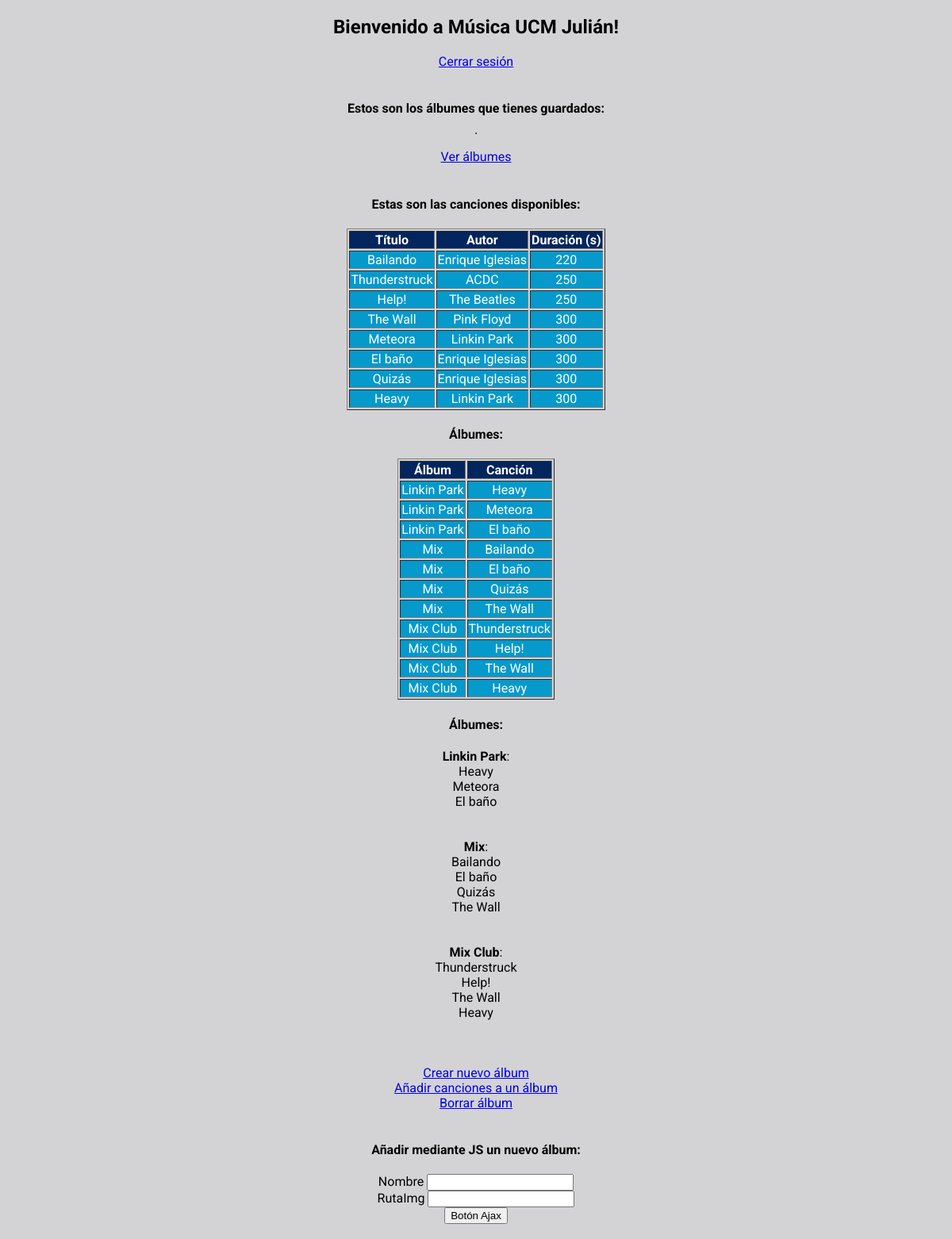
/music.php (signed in), run on the app's committed database.
### tables this page shows
CREATE TABLE `usuarios` (
  `ID` int(11) NOT NULL,
  `Nombre` varchar(30) NOT NULL,
  `Contraseña` int(11) NOT NULL
);

CREATE TABLE `canciones` (
  `ID` int(11) NOT NULL,
  `Título` varchar(30) NOT NULL,
  `Autor` varchar(30) NOT NULL,
  `Duración` int(11) NOT NULL
);

CREATE TABLE `aux` (
  `ID` int(11) NOT NULL,
  `canción` int(11) NOT NULL,
  `lreprod` int(11) NOT NULL
);

CREATE TABLE `lreprod` (
  `ID` int(11) NOT NULL,
  `UserID` int(11) NOT NULL,
  `Nombre` varchar(30) NOT NULL,
  `RutaImg` varchar(50) NOT NULL
);

### music.php (the view, shortened to what this page needs)
<?php
  require 'db.php';
  if (isset($_SESSION['user_id'])) {
    $records = $conn->prepare('SELECT ID, Nombre, Contraseña FROM usuarios WHERE ID = :id');
    $records->bindParam(':id', $_SESSION['user_id']);
    $records->execute();
    $users = $records->fetch(PDO::FETCH_ASSOC);
    $records = $conn->prepare('SELECT ID, Título, Autor, Duración FROM canciones');
    $records->bindParam(':id', $_SESSION['user_id']);
    $records->execute();
    $songs = $records->fetchAll(PDO::FETCH_ASSOC);
    $user = null;
    if (count($users) > 0) {
      $user = $users;
    }
  }
?>
<!DOCTYPE html>
<html>
  <head>
    <link rel="stylesheet" href="assets/css/web.css">
  </head>
  <body>
    <?php if(!empty($user)): ?>
      <h2> Bienvenido a Música UCM <?= $user['Nombre']; ?>!</h2>
      <a href="logout.php"> Cerrar sesión </a><br>
      <br><h4> Estos son los álbumes que tienes guardados: </h4>
      <table id = "tabla" border="1">
        </table>
        <br><a href="/Examen AW/alb.php">Ver álbumes</a><br>
        <br><h4> Estas son las canciones disponibles: </h4>
        <table id = "tabla" border="1">
          <tr>
            <td id = "tab"><b>Título</b></td>
            <td id = "tab"><b>Autor</b></td>
            <td id = "tab"><b> Duración (s) </b></td>
          </tr>
        <?php
          foreach ($songs as $song) {
        ?>
        <tr>
          <td><?php echo $song['Título']?></td>
          <td><?php echo $song['Autor']?></td>
          <td><?php echo $song['Duración']?></td>
        </tr>
        <?php
          }
        ?>
      </table>
        <h4> Álbumes: </h4>
        <table id = "tabla" border="1">
          <tr>
            <td id = "tab"><b>Álbum</b></td>
            <td id = "tab"><b>Canción</b></td>
          </tr>
        <?php
          for($i = 1; $i <= 1000; $i++){
            $albumes = "SELECT Song.ID, Song.Título,
                               Album.ID, Album.Nombre, Album.RutaImg,
                               Aux.canción, Aux.lreprod
                        FROM canciones Song
                        INNER JOIN aux Aux ON Song.ID = Aux.canción
                        INNER JOIN lreprod Album ON Album.ID = Aux.lreprod
                        WHERE Album.ID = $i";
            $consulta = $conn->query($albumes);
            while ($fila=$consulta->fetch(PDO::FETCH_ASSOC)) {
              echo'
                <tr>
                <td>'.$fila['Nombre'].'</td>
                <td>'.$fila['Título'].'</td>
                </tr>
              ';
            }
          }
        ?>
        </table>
        <h4> Álbumes: </h4>
        <?php
        $numAlb = 0;
        $numCan = 0;
        $aux = 0;
          for($i = 1; $i <= 1000; $i++){
            $albumes = "SELECT Song.ID, Song.Título,
                               Album.ID, Album.Nombre, Album.RutaImg,
                               Aux.canción, Aux.lreprod
                        FROM canciones Song
                        INNER JOIN aux Aux ON Song.ID = Aux.canción
                        INNER JOIN lreprod Album ON Album.ID = Aux.lreprod
                        WHERE Album.ID = $i";
            $consulta = $conn->query($albumes);
            while ($fila=$consulta->fetch(PDO::FETCH_ASSOC)) {
              if($fila['Título']){
                $numCan++;
                if($aux === 0){
                  $numAlb++;
                  $aux = 1;
                }
                $arrayNom[$numAlb] = $fila['Nombre'];
                $arrayTit[$numAlb][$numCan] = $fila['Título'];
                $arrayNum[$numAlb] = $numCan;
              }
            }
            $numCan = 0;
            $aux = 0;
          }
          for($i = 1; $i <= $numAlb; $i++){
            echo "<b>" . $arrayNom[$i] . "</b>" . ": <br>";
            for($j = 1; $j <= $arrayNum[$i]; $j++)
              echo $arrayTit[$i][$j] . "<br>";
            echo "<br><br>";
          }
        ?>
        <br>
        <a href="/Examen AW/album.php">Crear nuevo álbum</a><br>
        <a href="/Examen AW/add.php">Añadir canciones a un álbum</a><br>
        <a href="/Examen AW/delete.php">Borrar álbum</a>
    <?php endif; ?>
    <br><br><h4>Añadir mediante JS un nuevo álbum:</b></h4>
    <form id="formAjax" method="POST">
      <label>Nombre</label>
      <input type="text2" name="Nombre" id = "Nombre"><br>
      <label>RutaImg</label>
      <input type="text2" name="RutaImg" id = "RutaImg"><br>
      <button id = btnAjax>Botón Ajax</button><br><br>
    </form>
  </body>
</html>

### assets/css/web.css (style rules this page uses)
body { margin: 0; padding: 0; font-family: 'Roboto', sans-serif; text-align: center; background-color: #D3D3D5; }
#tabla { margin: auto; color: white; }
td { background: #0599CC; }
#tab { background: #02255D; }

### data on the page
usuarios: Nombre "Julián"
canciones: Título "Bailando", Autor "Enrique Iglesias", Duración "220"
canciones: Título "Thunderstruck", Autor "ACDC", Duración "250"
canciones: Título "Help!", Autor "The Beatles", Duración "250"
canciones: Título "The Wall", Autor "Pink Floyd", Duración "300"
canciones: Título "Meteora", Autor "Linkin Park", Duración "300"
canciones: Título "El baño", Autor "Enrique Iglesias", Duración "300"
canciones: Título "Quizás", Autor "Enrique Iglesias", Duración "300"
canciones: Título "Heavy", Autor "Linkin Park", Duración "300"
aux: lreprod.Nombre "Linkin Park", canción.Título "Heavy"
aux: lreprod.Nombre "Linkin Park", canción.Título "Meteora"
aux: lreprod.Nombre "Linkin Park", canción.Título "El baño"
aux: lreprod.Nombre "Mix", canción.Título "Bailando"
aux: lreprod.Nombre "Mix", canción.Título "El baño"
aux: lreprod.Nombre "Mix", canción.Título "Quizás"
aux: lreprod.Nombre "Mix", canción.Título "The Wall"
aux: lreprod.Nombre "Mix Club", canción.Título "Thunderstruck"
aux: lreprod.Nombre "Mix Club", canción.Título "Help!"
aux: lreprod.Nombre "Mix Club", canción.Título "The Wall"
aux: lreprod.Nombre "Mix Club", canción.Título "Heavy"

### other printed values
$arrayNom[$i] "Linkin Park"
$arrayTit[$i][$j] "Heavy"
$arrayTit[$i][$j] "Meteora"
$arrayTit[$i][$j] "El baño"
$arrayNom[$i] "Mix"
$arrayTit[$i][$j] "Bailando"
$arrayTit[$i][$j] "Quizás"
$arrayTit[$i][$j] "The Wall"
$arrayNom[$i] "Mix Club"
$arrayTit[$i][$j] "Thunderstruck"
$arrayTit[$i][$j] "Help!"
